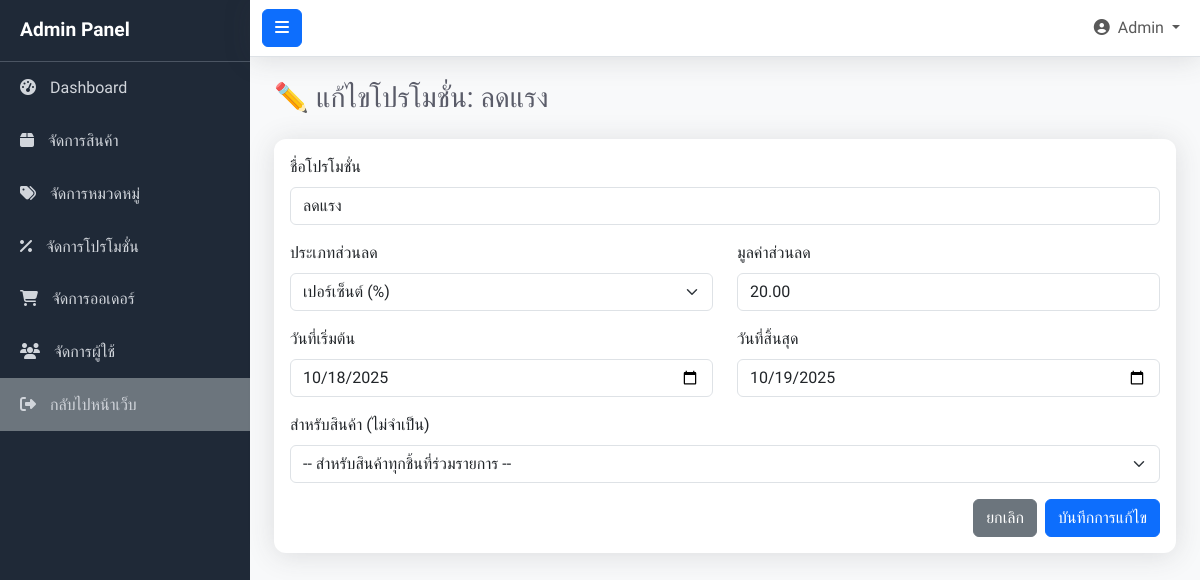
Screenshot of /admin/edit_promotion.php?id=2 with the database file from the repository.
### tables this page shows
CREATE TABLE `promotions` (
  `id` int(11) NOT NULL,
  `name` varchar(255) NOT NULL,
  `discount_type` enum('percentage','fixed') NOT NULL,
  `discount_value` decimal(10,2) NOT NULL,
  `start_date` date NOT NULL,
  `end_date` date NOT NULL,
  `product_id` int(11) DEFAULT NULL
);

### admin/edit_promotion.php (the view, shortened to what this page needs)
<?php
include '../config/connectdb.php';
$id_to_edit = isset($_GET['id']) ? intval($_GET['id']) : 0;
$stmt_select = $conn->prepare("SELECT * FROM promotions WHERE id = ?");
$stmt_select->bind_param("i", $id_to_edit);
$stmt_select->execute();
$promotion = $stmt_select->get_result()->fetch_assoc();
include 'header.php';
?>
<h1 class="h3 mb-4 text-gray-800">✏️ แก้ไขโปรโมชั่น: <?= htmlspecialchars($promotion['name']) ?></h1>
<div class="card shadow-sm">
    <div class="card-body">
        <form action="edit_promotion.php?id=<?= $id_to_edit ?>" method="POST">
            <div class="mb-3">
                <label for="name" class="form-label">ชื่อโปรโมชั่น</label>
                <input type="text" class="form-control" id="name" name="name" value="<?= htmlspecialchars($promotion['name']) ?>" required>
            </div>
            <div class="row">
                <div class="col-md-6 mb-3">
                    <label for="discount_type" class="form-label">ประเภทส่วนลด</label>
                    <select class="form-select" id="discount_type" name="discount_type">
                        <option value="percentage" <?= $promotion['discount_type'] == 'percentage' ? 'selected' : '' ?>>เปอร์เซ็นต์ (%)</option>
                    </select>
                </div>
                <div class="col-md-6 mb-3">
                    <label for="discount_value" class="form-label">มูลค่าส่วนลด</label>
                    <input type="number" step="0.01" class="form-control" id="discount_value" name="discount_value" value="<?= htmlspecialchars($promotion['discount_value']) ?>" required>
                </div>
            </div>
            <div class="row">
                <div class="col-md-6 mb-3">
                    <label for="start_date" class="form-label">วันที่เริ่มต้น</label>
                    <input type="date" class="form-control" id="start_date" name="start_date" value="<?= htmlspecialchars($promotion['start_date']) ?>" required>
                </div>
                <div class="col-md-6 mb-3">
                    <label for="end_date" class="form-label">วันที่สิ้นสุด</label>
                    <input type="date" class="form-control" id="end_date" name="end_date" value="<?= htmlspecialchars($promotion['end_date']) ?>" required>
                </div>
            </div>
            <div class="mb-3">
                <label for="product_id" class="form-label">สำหรับสินค้า (ไม่จำเป็น)</label>
                <select class="form-select" id="product_id" name="product_id">
                    <option value="">-- สำหรับสินค้าทุกชิ้นที่ร่วมรายการ --</option>
                </select>
            </div>
            <div class="d-flex justify-content-end gap-2">
                <a href="promotions.php" class="btn btn-secondary">ยกเลิก</a>
                <button type="submit" class="btn btn-primary">บันทึกการแก้ไข</button>
            </div>
        </form>
    </div>
</div>
<?php include 'footer.php'; ?>

### admin/css/admin_style.css (style rules this page uses)
body { font-family: 'Prompt', sans-serif; overflow-x: hidden; background-color: #f8f9fa; }
.card { border: none; border-radius: 0.75rem; box-shadow: 0 0.15rem 1.75rem 0 rgba(58, 59, 69, .15) !important; }
.text-gray-800 { color: #5a5c69 !important; }

### rows the page displays
promotions: name "ลดแรง", discount_type "เปอร์เซ็นต์ (%)", discount_value "20.00", start_date "10/18/2025", end_date "10/19/2025"
